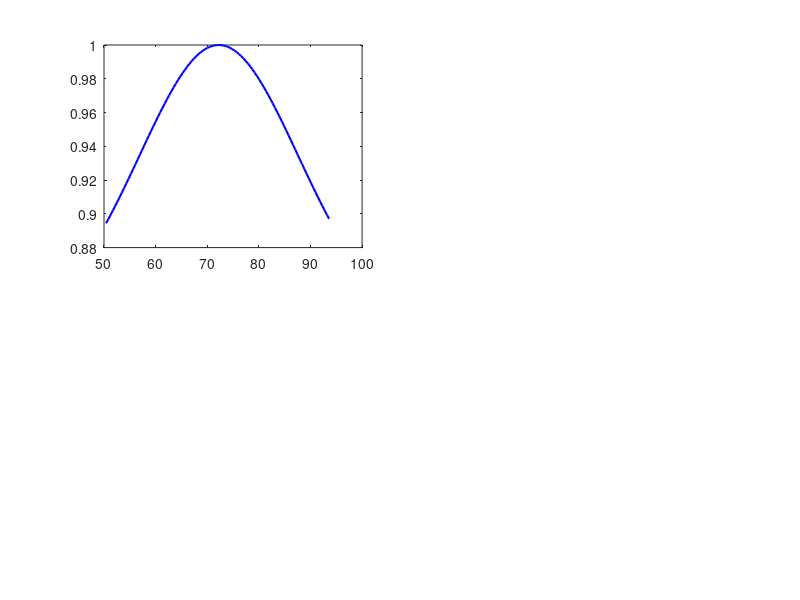

The MATLAB source for this figure: (Note: this script raises an error after producing the figure.)
%% Initialization
clc;
clear;
close all;
%% Parameter Definition
f = 72e9; % Frequency
freq = linspace(50.4e9, 93.6e9); % Frequency range
tan_delta = 0.0048; % Loss Tangent
eps_r = 3.2; % Relative Permittivity
d = 1.16e-3; % Thickness of the Slab in meters
w = 2*pi*freq; % Angular frequency [rad/s]
u0 = 4*pi*1e-7; % Permeability of free space [H/m]
eps_0 = 8.854e-12; % Permittivity of free space [F/m]
%% Lossless Form (sigma = 0)
% Region 1
beta1 = w .* sqrt(eps_0 .* u0); % [rad/m]
gamma1 = 1i .* beta1;
eta1 = sqrt(u0 ./ eps_0);
% Region 2
beta2 = w .* sqrt(u0 .* eps_0 .* eps_r);
gamma2_lossless = 1i .* beta2;
eta2_lossless = sqrt(u0 ./ (eps_0 .* eps_r));
% Region 3
beta3 = beta1;
gamma3 = gamma1;
eta3 = eta1;
% Reflection Coefficients
Gamma12_lossless = (eta2_lossless - eta1) ./ (eta2_lossless + eta1);
Gamma23_lossless = (eta3 - eta2_lossless) ./ (eta3 + eta2_lossless);
% Transmission Coefficients
T12_lossless = (2 .* eta2_lossless) ./ (eta2_lossless + eta1);
T23_lossless = (2 .* eta3) ./ (eta3 + eta2_lossless);
% Slab Coefficients
Gamma_Slab_lossless = (Gamma12_lossless + (Gamma23_lossless .* exp(-2 .* gamma2_lossless .* d))) ./ ...
    (1 + Gamma12_lossless .* Gamma23_lossless .* exp(-2 .* gamma2_lossless .* d));
T_Slab_lossless = (T12_lossless .* T23_lossless .* exp(-gamma2_lossless .* d) .* exp(gamma3 .* d)) ./ ...
    (1 + Gamma12_lossless .* Gamma23_lossless .* exp(-2 .* gamma2_lossless .* d));
%% Lossy Form (sigma > 0)
% Region 2 (Regions 1 & 3 remain the same)
eps_prime = eps_0 .* eps_r;
sigma = tan_delta .* w .* eps_prime;
gamma2_lossy = sqrt(1i .* w .* u0 .* (1i .* w .* eps_prime + sigma));
eta2_lossy = sqrt((1i .* w .* u0) ./ (1i .* w .* eps_prime + sigma));
% Reflection Coefficients
Gamma12_lossy = (eta2_lossy - eta1) ./ (eta2_lossy + eta1);
Gamma23_lossy = (eta3 - eta2_lossy) ./ (eta3 + eta2_lossy);
% Transmission Coefficients
T12_lossy = (2 .* eta2_lossy) ./ (eta2_lossy + eta1);
T23_lossy = (2 .* eta3) ./ (eta3 + eta2_lossy);
% Slab Coefficients
Gamma_Slab_lossy = (Gamma12_lossy + (Gamma23_lossy .* exp(-2 .* gamma2_lossy .* d))) ./ ...
    (1 + Gamma12_lossy .* Gamma23_lossy .* exp(-2 .* gamma2_lossy .* d));
T_Slab_lossy = (T12_lossy .* T23_lossy .* exp(-gamma2_lossy .* d) .* exp(gamma3 .* d)) ./ ...
    (1 + Gamma12_lossy .* Gamma23_lossy .* exp(-2 .* gamma2_lossy .* d));
%% Plotting
figure;
subplot(2,2,1);
plot(freq/1e9, abs(T_Slab_lossless), 'b', 'LineWidth', 1.5);
xline(72, 'k--', 'LineWidth', 1.5);
text(72.2, 0.05, 'f = 72 GHz', 'FontSize', 11, 'FontName', 'Times New Roman', 'Color', 'k');
title('Transmission Coefficient (Lossless)', 'FontName', 'Times New Roman');
xlabel('Frequency (GHz)', 'FontName', 'Times New Roman');
ylabel('|T|', 'FontName', 'Times New Roman');
grid on;
subplot(2,2,2);
plot(freq/1e9, abs(T_Slab_lossy), 'r', 'LineWidth', 1.5);
xline(72, 'k--', 'LineWidth', 1.5);
text(72.2, 0.05, 'f = 72 GHz', 'FontSize', 11, 'FontName', 'Times New Roman', 'Color', 'k');
title('Transmission Coefficient (Lossy)', 'FontName', 'Times New Roman');
xlabel('Frequency (GHz)', 'FontName', 'Times New Roman');
ylabel('|T|', 'FontName', 'Times New Roman');
grid on;
subplot(2,2,3);
plot(freq/1e9, abs(Gamma_Slab_lossless), 'b', 'LineWidth', 1.5);
xline(72, 'k--', 'LineWidth', 1.5);
text(72.2, 0.05, 'f = 72 GHz', 'FontSize', 11, 'FontName', 'Times New Roman', 'Color', 'k');
title('Reflection Coefficient (Lossless)', 'FontName', 'Times New Roman');
xlabel('Frequency (GHz)', 'FontName', 'Times New Roman');
ylabel('|\Gamma|', 'FontName', 'Times New Roman');
grid on;
subplot(2,2,4);
plot(freq/1e9, abs(Gamma_Slab_lossy), 'r', 'LineWidth', 1.5);
xline(72, 'k--', 'LineWidth', 1.5);
text(72.2, 0.05, 'f = 72 GHz', 'FontSize', 11, 'FontName', 'Times New Roman', 'Color', 'k');
title('Reflection Coefficient (Lossy)', 'FontName', 'Times New Roman');
xlabel('Frequency (GHz)', 'FontName', 'Times New Roman');
ylabel('|\Gamma|', 'FontName', 'Times New Roman');
grid on;
sgtitle('Transmission and Reflection Coefficients (Lossy vs Lossless)', 'FontName', 'Times New Roman');
%% Import from CST
Reflection_Result = readtable('Reflection.txt');
f_R_CST = Reflection_Result{:,1} * 1e9;   % Convert GHz to Hz
Gamma_CST = Reflection_Result{:,2};    % Already magnitude
Transmission_Result = readtable('Transmission.txt');
f_T_CST = Transmission_Result{:,1} * 1e9; % Convert GHz to Hz
T_CST = Transmission_Result{:,2};         % Already in magnitude
% Interpolate your theoretical values to CST frequency range
Gamma_los_interp = interp1(freq, abs(Gamma_Slab_lossy), f_R_CST, 'linear', 'extrap');
T_los_interp = interp1(freq, abs(T_Slab_lossy), f_T_CST, 'linear', 'extrap');
%% Comparison Plot for Reflection
figure('Name','CST vs Theoretical (Lossy Reflection)', 'Color', 'w', 'Position', [200 200 800 400]);
plot(f_R_CST/1e9, Gamma_CST, 'r', 'LineWidth', 2);
hold on;
plot(f_R_CST/1e9, Gamma_los_interp, 'b--', 'LineWidth', 2);
xline(72, 'k--', 'LineWidth', 1.5);
text(72.2, 0.05, 'f = 72 GHz', 'FontSize', 11, 'FontName', 'Times New Roman', 'Color', 'k');
xlabel('Frequency (GHz)', 'FontSize', 12, 'FontName', 'Times New Roman');
ylabel('|\Gamma|', 'FontSize', 12, 'FontName', 'Times New Roman');
title('Comparison: Reflection Coefficient (Lossy)', 'FontSize', 14, 'FontWeight', 'bold', 'FontName', 'Times New Roman');
legend('CST Simulation', 'Theoretical (Lossy)', 'Location', 'northeast', 'FontName', 'Times New Roman');
grid on;
xlim([min(f_R_CST)/1e9 max(f_R_CST)/1e9]);
ylim([0 1]);
set(gca, 'FontSize', 11, 'FontName', 'Times New Roman');
%% Comparison Plot for Transmission
figure('Name','CST vs Theoretical (Lossy Transmission)', 'Color', 'w', 'Position', [300 300 800 400]);
plot(f_T_CST/1e9, T_CST, 'r', 'LineWidth', 2);
hold on;
plot(f_T_CST/1e9, T_los_interp, 'b--', 'LineWidth', 2);
xline(72, 'k--', 'LineWidth', 1.5);
text(72.2, 0.05, 'f = 72 GHz', 'FontSize', 11, 'FontName', 'Times New Roman', 'Color', 'k');
xlabel('Frequency (GHz)', 'FontSize', 12, 'FontName', 'Times New Roman');
ylabel('|T|', 'FontSize', 12, 'FontName', 'Times New Roman');
title('Comparison: Transmission Coefficient (Lossy)', 'FontSize', 14, 'FontWeight', 'bold', 'FontName', 'Times New Roman');
legend('CST Simulation', 'Theoretical (Lossy)', 'Location', 'southeast', 'FontName', 'Times New Roman');
grid on;
xlim([min(f_T_CST)/1e9 max(f_T_CST)/1e9]);
ylim([0.8 1]);  % Adjusted to zoom in on 0.8 to 1
set(gca, 'FontSize', 11, 'FontName', 'Times New Roman');
%% Thin Slab Approximation vs Limiting Case
% Define very small thickness
c = 3e8;
lambda_min = c / max(freq); % wavelength at highest frequency
d_thin = lambda_min / 100; % d ≈ 0.1 mm
% Recalculate slab coefficients with thin d
gamma2_lossy_thin = gamma2_lossy; % same gamma, thinner d
eta2_lossy_thin = eta2_lossy;
Gamma12_thin = Gamma12_lossy;
Gamma23_thin = Gamma23_lossy;
T12_thin = T12_lossy;
T23_thin = T23_lossy;
Gamma_Slab_thin = (Gamma12_thin + Gamma23_thin .* exp(-2 .* gamma2_lossy_thin .* d_thin)) ./ ...
    (1 + Gamma12_thin .* Gamma23_thin .* exp(-2 .* gamma2_lossy_thin .* d_thin));
T_Slab_thin = (T12_thin .* T23_thin .* exp(-gamma2_lossy_thin .* d_thin) .* exp(gamma3 .* d_thin)) ./ ...
    (1 + Gamma12_thin .* Gamma23_thin .* exp(-2 .* gamma2_lossy_thin .* d_thin));
%% Plot Thin Slab vs Original Lossy vs Limiting Case
figure('Name','Thin Slab Limit vs Lossy Slab', 'Color', 'w', 'Position', [200 200 1000 500]);
% Transmission
subplot(1,2,1);
plot(freq/1e9, abs(T_Slab_lossy), 'r', 'LineWidth', 2);
hold on;
plot(freq/1e9, abs(T_Slab_thin), 'b--', 'LineWidth', 2);
yline(1, 'k:', 'LineWidth', 1.5);
xlabel('Frequency (GHz)', 'FontSize', 12, 'FontName', 'Times New Roman');
ylabel('|T|', 'FontSize', 12, 'FontName', 'Times New Roman');
title('Transmission Coefficient (Thin Slab Limit)', 'FontSize', 14, 'FontName', 'Times New Roman');
legend('Lossy (d = 1.16mm)', 'Thin Slab', 'T = 1 (limiting)', 'Location', 'southwest');
ylim([0.8 1.02]);
grid on;
set(gca, 'FontSize', 11, 'FontName', 'Times New Roman');
% Reflection
subplot(1,2,2);
plot(freq/1e9, abs(Gamma_Slab_lossy), 'r', 'LineWidth', 2);
hold on;
plot(freq/1e9, abs(Gamma_Slab_thin), 'b--', 'LineWidth', 2);
yline(0, 'k:', 'LineWidth', 1.5);
xlabel('Frequency (GHz)', 'FontSize', 12, 'FontName', 'Times New Roman');
ylabel('|\Gamma|', 'FontSize', 12, 'FontName', 'Times New Roman');
title('Reflection Coefficient (Thin Slab Limit)', 'FontSize', 14, 'FontName', 'Times New Roman');
legend('Lossy (d = 1.16mm)', 'Thin Slab', '\Gamma = 0 (limiting)', 'Location', 'northeast');
ylim([0 0.2]);
grid on;
set(gca, 'FontSize', 11, 'FontName', 'Times New Roman');
